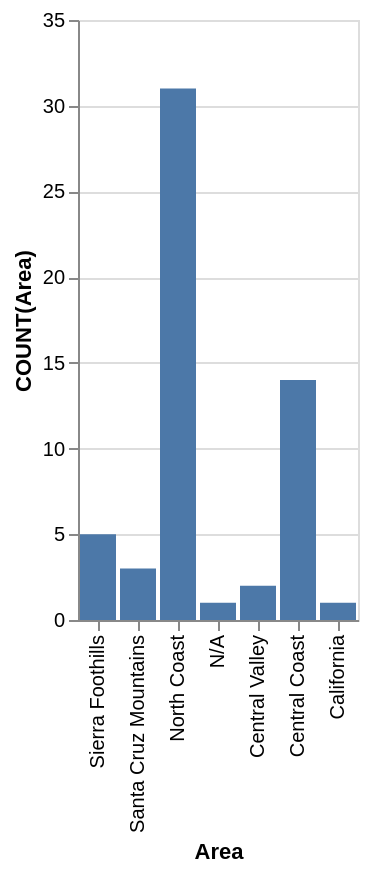

Specify this chart in Vega-Lite:
### Vega-Lite specification from a JSON file in a GitHub repository (floating-point values rounded to 4 significant figures)
{"data": {"values": [{"x_data": "Sierra Foothills", "y_data": 5}, {"x_data": "Santa Cruz Mountains", "y_data": 3}, {"x_data": "North Coast", "y_data": 31}, {"x_data": "N/A", "y_data": 1}, {"x_data": "Central Valley", "y_data": 2}, {"x_data": "Central Coast", "y_data": 14}, {"x_data": "California", "y_data": 1}]}, "mark": "bar", "encoding": {"x": {"field": "x_data", "type": "nominal", "title": "Area", "sort": "descending"}, "y": {"field": "y_data", "type": "quantitative", "title": "COUNT(Area)"}}}
